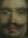

Python code for this plot:
from egg.resources.structures import *

x = Image()
x.load("example.jpg")

import matplotlib.pyplot as plt
import numpy as np
plt.imshow(np.array(x.matrix))

M = [[255,0,0,255,255,255,0,255], [0,0,0,255,255,255,0,255], [0,255,0,255,0,255,0,255], [0,255,255,255,255,255,0,255], [0,255,255,255,255,255,0,255], [0,0,255,255,255,0,0,255], [0,0,255,255,0,0,0,255], [0,0,255,255,0,0,0,255]]

matriz = Image()
matriz.loadFromBW(M)
matriz.printRGB()

jj = [[[242, 80, 34], [127, 186, 0]], [[0, 164, 239], [255, 185, 0]]]
m = Image()
m.loadFromRGB(jj)
m.printRGB()
m.bias = [255, 0, 0]
m.printRGB()

x = Image()
x.load("example.jpg")
x.printRGB()
x.printBW()

#m.save("micro.jpg") # Not working yet
